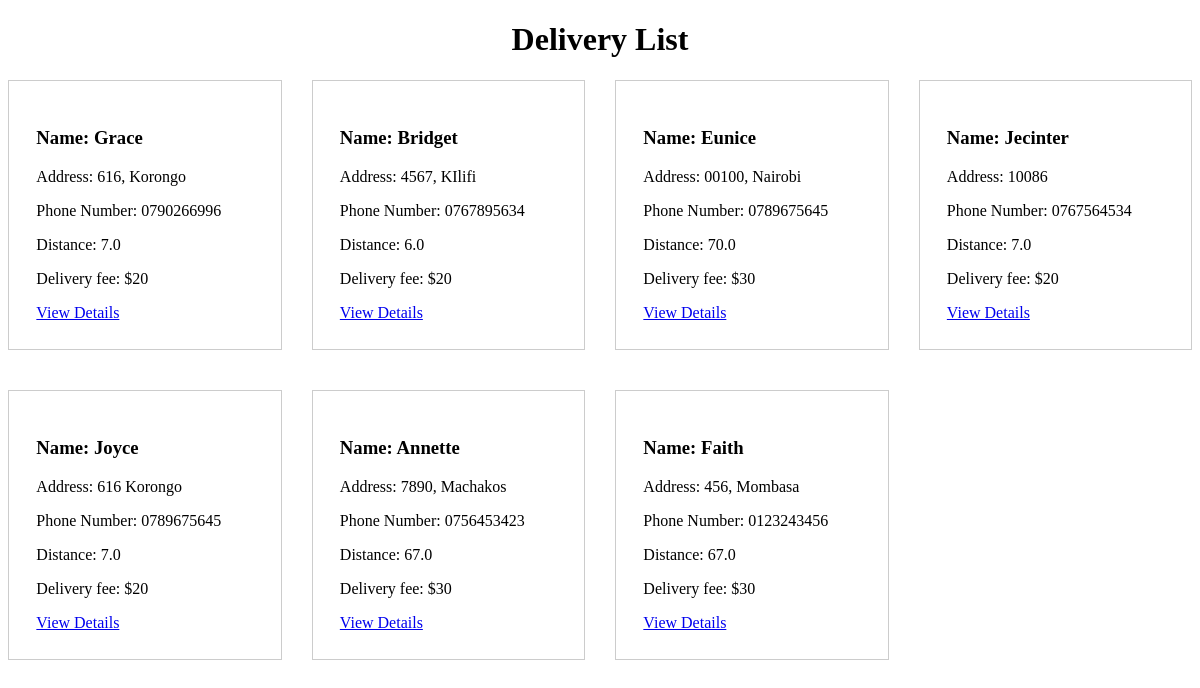
The page /delivery/delivery/list/ on the database its author committed.
### delivery/models.py (models this page shows)
class Delivery(models.Model):
    class Meta:
        verbose_name_plural = "delivery"
    name = models.CharField(max_length=100)
    address = models.CharField(max_length=200)
    phone_number = models.CharField(max_length=20)
    distance = models.FloatField()
    def calculate_delivery_fee(self):
        if self.distance <= 5:
            return 10
        elif self.distance <= 10:
            return 20
        else:
            return 30

### delivery/views.py (the view)
# urls.py: path('delivery/list/', views.delivery_list, name='delivery_list'),
def delivery_list(request):
    deliveries = Delivery.objects.all()
    return render(request, 'delivery/delivery_list.html', {'deliveries': deliveries})

### templates/delivery/delivery_list.html (shortened to what this page needs)
<!DOCTYPE html>
<html>
<head>
</head>
<body>
    <h1>Delivery List</h1>
    <div class="delivery">
        {% for delivery in deliveries %}
            <div class="delivery-container">
                <h3>Name: {{ delivery.name }}</h3>
                <p>Address: {{ delivery.address }}</p>
                <p>Phone Number: {{ delivery.phone_number }}</p>
                <p>Distance: {{ delivery.distance }}</p>
                <p>Delivery fee: ${{ delivery.calculate_delivery_fee }}</p>
                <a href="{% url 'delivery:delivery_detail' delivery.id %}">View Details</a>
                </div>
        {% endfor %}
        </div>
</body>
</html>

### templates/delivery/delivery_list.html (style rules this page uses)
.delivery { display: grid; grid-template-columns: repeat(4,1fr); gap: 30px; }
.delivery-container { border: 1px solid #ccc; padding: 10%; margin-bottom: 10px; }
h1 { text-align: center; }

### rows shown on the page
Delivery: name "Grace", address "616, Korongo", phone_number "0790266996", distance "7.0", calculate_delivery_fee "20"
Delivery: name "Bridget", address "4567, KIlifi", phone_number "0767895634", distance "6.0", calculate_delivery_fee "20"
Delivery: name "Eunice", address "00100, Nairobi", phone_number "0789675645", distance "70.0", calculate_delivery_fee "30"
Delivery: name "Jecinter", address "10086", phone_number "0767564534", distance "7.0", calculate_delivery_fee "20"
Delivery: name "Joyce", address "616 Korongo", phone_number "0789675645", distance "7.0", calculate_delivery_fee "20"
Delivery: name "Annette", address "7890, Machakos", phone_number "0756453423", distance "67.0", calculate_delivery_fee "30"
Delivery: name "Faith", address "456, Mombasa", phone_number "0123243456", distance "67.0", calculate_delivery_fee "30"
